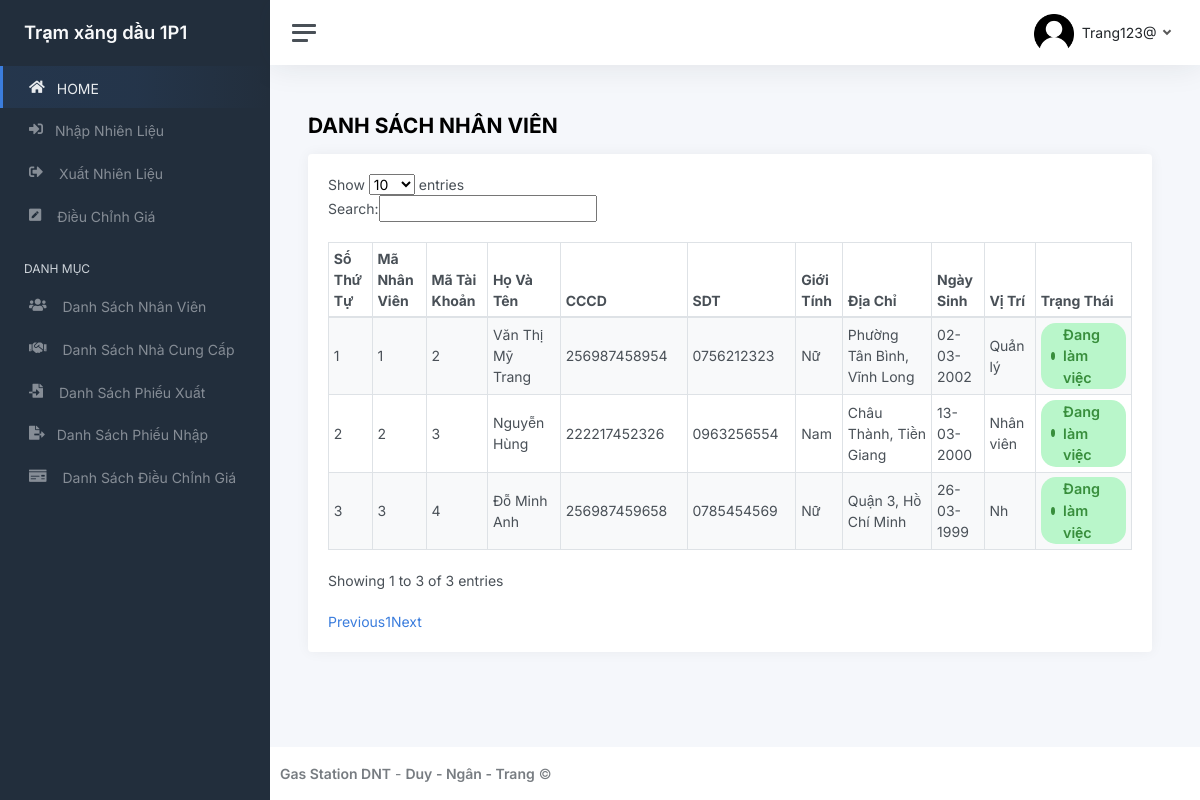
Page /static/danhsach_nhanvien.php (signed in) on the committed database.
### tables this page shows
CREATE TABLE `nhanvien` (
  `ID_NV` int NOT NULL,
  `ID_TK` int DEFAULT NULL,
  `HO_NV` varchar(80) DEFAULT NULL,
  `TEN_NV` varchar(50) DEFAULT NULL,
  `CCCD` varchar(20) DEFAULT NULL,
  `SDT` varchar(15) DEFAULT NULL,
  `GIOI_TINH` int DEFAULT NULL,
  `DIA_CHI` varchar(100) DEFAULT NULL,
  `NGAY_SINH` date DEFAULT NULL,
  `TRANG_THAI` int DEFAULT NULL,
  `VI_TRI` varchar(20) DEFAULT NULL
);

### static/danhsach_nhanvien.php (the view, shortened to what this page needs)
<!DOCTYPE html>
<html lang="en">
<head>
	<link href="css/app.css" rel="stylesheet">
	<link rel="stylesheet" href="https://cdnjs.cloudflare.com/ajax/libs/font-awesome/5.15.4/css/all.min.css" />
	<link rel="stylesheet" type="text/css" href="https://cdn.datatables.net/1.13.6/css/dataTables.jqueryui.min.css">
</head>
<?php
 include 'connect.php';
 $sql_dsnhanvien= "SELECT ID_NV, ID_TK, CONCAT(HO_NV,' ',TEN_NV) as FULLNAME,CCCD,SDT,GIOI_TINH, DIA_CHI, DATE_FORMAT(NGAY_SINH, '%d-%m-%Y') as NGAY_SINH,VI_TRI,TRANG_THAI FROM NHANVIEN" ;
 $result_dsnhanvien = mysqli_query($conn, $sql_dsnhanvien);
 ?>
<body>
	<div class="wrapper">
	<?php
			include "header.php";
		?>
		<div class="main">
		<?php
			include 'username.php';
			?>
			<main class="content">
				<div class="container-fluid p-0">
					<h1 class="h3 mb-3" style="font-weight: bold;">DANH SÁCH NHÂN VIÊN</h1>
					<div class="row">
						<div class="col-12">
							<div class="card">
								<div class="card-body">
									<div class="table-responsive ">
                                        <table id="dtBasicExample" class="table table-striped table-bordered table-sm" cellspacing="0" width="100%">
                                            <thead>
                                              <tr>
                                                <th class="th-sm">Số Thứ Tự
                                                </th>
                                                <th class="th-sm">Mã Nhân Viên
                                                </th>
                                                <th class="th-sm">Mã Tài Khoản
                                                </th>
                                                <th class="th-sm">Họ Và Tên
                                                </th>
                                                <th class="th-sm">CCCD
                                                </th>
                                                <th class="th-sm">SDT
                                                </th>
                                                <th class="th-sm">Giới Tính
                                                </th>
                                                <th class="th-sm">Địa Chỉ
                                                </th>
                                                <th class="th-sm">Ngày Sinh
                                                </th>
                                                <th class="th-sm">Vị Trí
                                                </th>
                                                <th class="th-sm">Trạng Thái
                                                </th>
                                              </tr>
                                            </thead>
                                            <tbody>
												<?php
													if ($result_dsnhanvien && mysqli_num_rows($result_dsnhanvien) > 0) {
														$stt=0;
														while ($row = mysqli_fetch_assoc($result_dsnhanvien)) {
															$stt++;
															$statusClass = ($row['TRANG_THAI'] == 1) ? 'active' : 'waiting';
															echo "<tr>
																	<td>{$stt}</td>
																	<td>{$row['ID_NV']}</td>
																	<td>{$row['ID_TK']}</td>
																	<td>{$row['FULLNAME']}</td>
																	<td>{$row['CCCD']}</td>
																	<td>{$row['SDT']}</td>
																	<td>" . ($row['GIOI_TINH'] == 1 ? 'Nam' : 'Nữ') . "</td>
																	<td>{$row['DIA_CHI']}</td>
																	<td>{$row['NGAY_SINH']}</td>
																	<td>{$row['VI_TRI']}</td>
																	<td class='{$statusClass}'>
															<div class='d-inline-flex align-items-center {$statusClass}'>
																<div class='circle'></div>
																<div class='ps-2'>" . (($row['TRANG_THAI'] == 1) ? 'Đang làm việc' : 'Đã nghỉ') . "</div>
															</div>
														</td>
																</tr>";
														}
													} else {
														echo "<tr><td colspan='11'>Không có dữ liệu</td></tr>";
													}
													?>
                                            </tbody>
                                          </table>
                                    </div>
								</div>
							</div>
						</div>
					</div>
			</main>
			<footer class="footer">
				<div class="container-fluid">
					<div class="row text-muted">
						<div class="col-6 text-start">
							<p class="mb-0">
								<a class="text-muted" href="#" target="_blank"><strong>Gas Station DNT</strong></a> - <a class="text-muted" href="#" target="_blank"><strong>Duy - Ngân - Trang</strong></a>								&copy;
							</p>
						</div>
					</div>
				</div>
			</footer>
		</div>
	</div>
</body>
</html>

### static/danhsach_nhanvien.php (style rules this page uses)
.table tbody td .active, .table tbody td .waiting { background-color: #B9F6CA; color: #388E3C; font-weight: 600; padding: 1px 10px; border-radius: 15px; font-size: 0.9rem; }
.table tbody td .active .circle, .table tbody td .waiting .circle { width: 8px; height: 8px; border-radius: 50%; background-color: #388E3C; }
table.dataTable thead .sorting:after, table.dataTable thead .sorting:before, table.dataTable thead .sorting_asc:after, table.dataTable thead .sorting_asc:before, table.dataTable thead .sorting_asc_disabled:after, table.dataTable thead .sorting_asc_disabled:before, table.dataTable thead .sorting_desc:after, table.dataTable thead .sorting_desc:before, table.dataTable thead .sorting_desc_disabled:after, table.dataTable thead .sorting_desc_disabled:before { bottom: .5em; }
div.dataTables_wrapper table.dataTable thead th { border-top: 1px solid #ddd; border-bottom: 2px solid #ddd; }

### rows in the picture
nhanvien: ID_NV "1", ID_TK "2", FULLNAME "Văn Thị Mỹ Trang", CCCD "256987458954", SDT "0756212323", GIOI_TINH "Nữ", DIA_CHI "Phường Tân Bình, Vĩnh Long", NGAY_SINH "02-03-2002", VI_TRI "Quản lý", TRANG_THAI "Đang làm việc"
nhanvien: ID_NV "2", ID_TK "3", FULLNAME "Nguyễn Hùng", CCCD "222217452326", SDT "0963256554", GIOI_TINH "Nam", DIA_CHI "Châu Thành, Tiền Giang", NGAY_SINH "13-03-2000", VI_TRI "Nhân viên", TRANG_THAI "Đang làm việc"
nhanvien: ID_NV "3", ID_TK "4", FULLNAME "Đỗ Minh Anh", CCCD "256987459658", SDT "0785454569", GIOI_TINH "Nữ", DIA_CHI "Quận 3, Hồ Chí Minh", NGAY_SINH "26-03-1999", VI_TRI "Nh", TRANG_THAI "Đang làm việc"

### other values in the picture
$_SESSION['ten_tram'] "Trạm xăng dầu 1P1"
$_SESSION['username'] "Trang123@"
